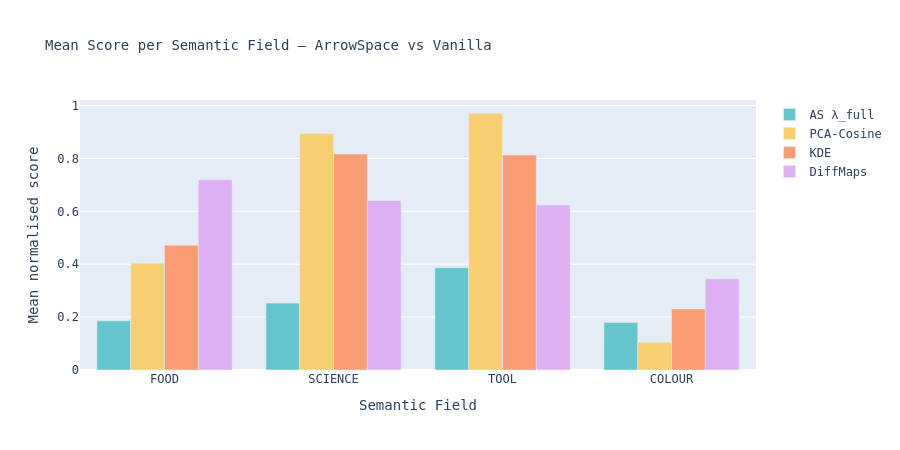

Notebook cell for this chart:
### Markdown cell above
---
## 10 · Probing summary: ArrowSpace vs vanilla per semantic field

Bar chart comparing ArrowSpace λ and each vanilla score's  
**per-field mean score** — reveals which semantic fields each method  
most confidently places in basins.

### Code cell
summary_rows = []
for field in field_names:
    mask = labels == field
    summary_rows.append({
        "Field":        field,
        "AS λ_full":    round(lambda_full[mask].mean(), 3),
        "PCA-Cosine":   round(v_pca[mask].mean(), 3),
        "KDE":          round(v_kde[mask].mean(), 3),
        "DiffMaps":     round(v_diff[mask].mean(), 3),
        "R_spec":       round(R_spec[mask].mean(), 3),
    })

df_summary = pd.DataFrame(summary_rows)
df_summary.to_csv(OUTPUT_DIR / "semantic_field_summary.csv", index=False)

fig5 = go.Figure()
methods_plot = ["AS λ_full", "PCA-Cosine", "KDE", "DiffMaps"]
colors5 = px.colors.qualitative.Pastel
for m_idx, method in enumerate(methods_plot):
    fig5.add_trace(go.Bar(
        name=method,
        x=df_summary["Field"],
        y=df_summary[method],
        marker_color=colors5[m_idx],
    ))

fig5.update_layout(
    barmode="group",
    title="Mean Score per Semantic Field — ArrowSpace vs Vanilla",
    xaxis_title="Semantic Field",
    yaxis_title="Mean normalised score",
    height=450,
    font_family="monospace",
    title_font_size=14,
)
fig5.write_image(OUTPUT_DIR / "fig_05_field_summary.png", scale=2)
fig5.show()
print("Saved fig_05_field_summary.png")

### Figure 1 — Plotly figure (JSON) as saved in the notebook; plotly's stock layout.template omitted (floating-point values rounded to 4 significant figures)
{"data": [{"marker": {"color": "rgb(102, 197, 204)"}, "name": "AS λ_full", "type": "bar", "x": ["FOOD", "SCIENCE", "TOOL", "COLOUR"], "y": [0.186, 0.253, 0.387, 0.18]}, {"marker": {"color": "rgb(246, 207, 113)"}, "name": "PCA-Cosine", "type": "bar", "x": ["FOOD", "SCIENCE", "TOOL", "COLOUR"], "y": [0.404, 0.894, 0.97, 0.105]}, {"marker": {"color": "rgb(248, 156, 116)"}, "name": "KDE", "type": "bar", "x": ["FOOD", "SCIENCE", "TOOL", "COLOUR"], "y": [0.472, 0.817, 0.813, 0.231]}, {"marker": {"color": "rgb(220, 176, 242)"}, "name": "DiffMaps", "type": "bar", "x": ["FOOD", "SCIENCE", "TOOL", "COLOUR"], "y": [0.719, 0.641, 0.624, 0.345]}], "layout": {"barmode": "group", "font": {"family": "monospace"}, "height": 450, "title": {"font": {"size": 14}, "text": "Mean Score per Semantic Field — ArrowSpace vs Vanilla"}, "xaxis": {"title": {"text": "Semantic Field"}}, "yaxis": {"title": {"text": "Mean normalised score"}}}}
